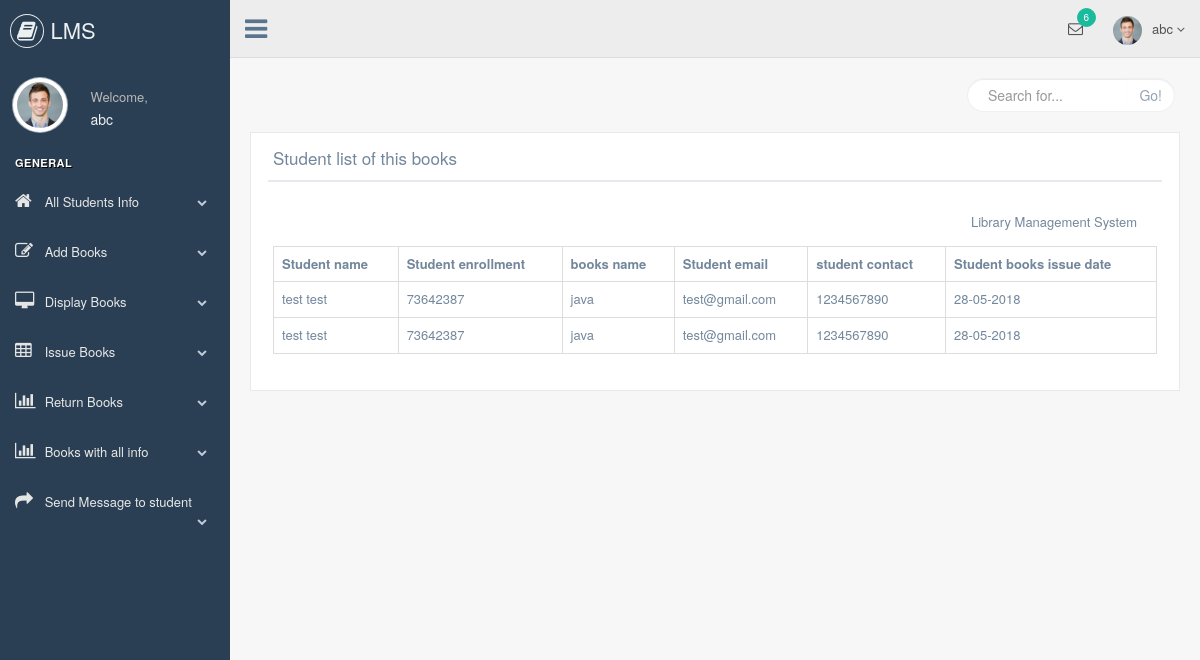
Page /librarian/all_student_of_this_books.php?books_name=java (signed in) on the committed database.
### tables this page shows
CREATE TABLE `issue_books` (
  `id` int(5) NOT NULL,
  `student_enrollment` varchar(50) NOT NULL,
  `student_name` varchar(50) NOT NULL,
  `student_sem` varchar(50) NOT NULL,
  `student_contact` varchar(50) NOT NULL,
  `student_email` varchar(50) NOT NULL,
  `books_name` varchar(50) NOT NULL,
  `books_issue_date` varchar(50) NOT NULL,
  `books_return_date` varchar(50) NOT NULL,
  `student_username` varchar(50) NOT NULL
);

### librarian/all_student_of_this_books.php (the view, shortened to what this page needs)
        <?php
    include("header.php");
    include("connection.php");
?>
        <div class="right_col" role="main">
            <div class="">
                <div class="page-title">
                    <div class="title_left">
                    </div>
                    <div class="title_right">
                        <div class="col-md-5 col-sm-5 col-xs-12 form-group pull-right top_search">
                            <div class="input-group">
                                <input type="text" class="form-control" placeholder="Search for...">
                    <span class="input-group-btn">
                      <button class="btn btn-default" type="button">Go!</button>
                    </span>
                            </div>
                        </div>
                    </div>
                </div>
                <div class="clearfix"></div>
                <div class="row" style="min-height:500px">
                    <div class="col-md-12 col-sm-12 col-xs-12">
                        <div class="x_panel">
                            <div class="x_title">
                                <h2>Student list of this books</h2>
                                <div class="clearfix"></div>
                            </div>
                            <div class="x_content">
<?php
$res=mysqli_query($link, "SELECT * FROM issue_books WHERE books_name='$_GET[books_name]' && books_return_date=''");
echo "<table class='table table-bordered'>";
echo "<tr>";
echo "<th>"; echo "Student name"; echo "</th>";
echo "<th>"; echo "Student enrollment"; echo "</th>";
echo "<th>"; echo "books name"; echo "</th>";
echo "<th>"; echo "Student email"; echo "</th>";
echo "<th>"; echo "student contact"; echo "</th>";
echo "<th>"; echo "Student books issue date"; echo "</th>";
echo "</tr>";
while($row=mysqli_fetch_array($res)){
    echo "<tr>";
    echo "<td>"; echo $row["student_name"]; echo "</td>";
    echo "<td>"; echo $row["student_enrollment"]; echo "</td>";
    echo "<td>"; echo $row["books_name"]; echo "</td>";
    echo "<td>"; echo $row["student_email"]; echo "</td>";
    echo "<td>"; echo $row["student_contact"]; echo "</td>";
    echo "<td>"; echo $row["books_issue_date"]; echo "</td>";
    echo "</tr>";
}
?>
                            </div>
                        </div>
                    </div>
                </div>
            </div>
        </div>
<?php
    include("footer.php");
?>

### rows in the picture
issue_books: student_name "test test", student_enrollment "73642387", books_name "java", student_email "test@gmail.com", student_contact "1234567890", books_issue_date "28-05-2018"
issue_books: student_name "test test", student_enrollment "73642387", books_name "java", student_email "test@gmail.com", student_contact "1234567890", books_issue_date "28-05-2018"

### other values in the picture
$_SESSION["librarian"] "abc"
